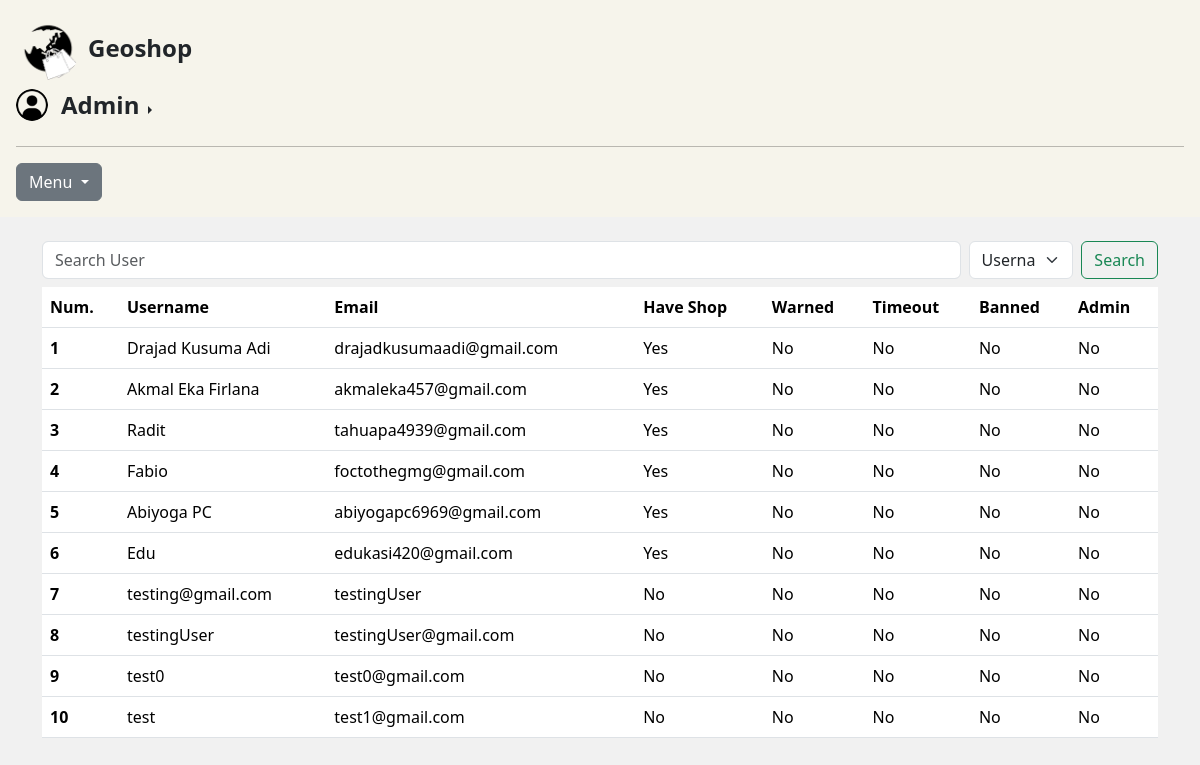
The page /Geoshop1.0/admin/adminUsers.php on the database its author committed.
### tables this page shows
CREATE TABLE `users` (
  `user_id` int NOT NULL,
  `email` varchar(50) NOT NULL,
  `username` varchar(50) NOT NULL,
  `password` varchar(50) NOT NULL,
  `photo` varchar(255) DEFAULT NULL,
  `is_warn` tinyint(1) NOT NULL DEFAULT '0',
  `is_timeout` tinyint(1) NOT NULL DEFAULT '0',
  `timeout_end` date DEFAULT NULL,
  `is_ban` tinyint(1) NOT NULL DEFAULT '0',
  `is_shop` tinyint(1) NOT NULL DEFAULT '0',
  `is_admin` tinyint(1) NOT NULL DEFAULT '0'
);

### Geoshop1.0/admin/adminUsers.php (the view, shortened to what this page needs)
<!DOCTYPE html>
<html lang="en">
<head>
    <link href="https://cdn.jsdelivr.net/npm/bootstrap@5.3.2/dist/css/bootstrap.min.css" rel="stylesheet">
</head>
<body>
    <header>
        <div class="d-flex flex-column flex-shrink-0 p-3" style="width: 100%; background-color: #F6F4EB;">
            <a href="/" class="d-flex align-items-center mb-3 mb-md-0 me-md-auto link-dark text-decoration-none">
                <img src="../images/GeoshopLogo.png" alt="Geoshop Logo" width="64" height="64" class="rounded-circle me-2">
                <span class="fs-4 fw-bold">Geoshop</span>
            </a>
            <div class="d-flex flex-row align-items-center">
                <img src="../profilePicture/blankUser.jpg" width="32" height="32" class="rounded-circle">
                <div class="dropend">
                    <button class="btn bg-transparent dropdown-toggle" type="button" data-bs-toggle="dropdown" aria-expanded="false">
                        <span class="fs-4 fw-bold">Admin</span>
                    </button>
                </div>
            </div>
            <hr>
            <div class="dropdown">
                <button class="btn btn-secondary dropdown-toggle" type="button" id="dropdownMenuButton" data-bs-toggle="dropdown" aria-expanded="false">
                    Menu
                </button>
            </div>
        </div>
    </header>
    <main>
        <div class="container mt-4">
            <form action="" method="GET" class="d-flex">
                <input name="searchValue" class="form-control me-2" type="search" placeholder="Search User" aria-label="Search">
                <div class="d-flex-flex-column me-2">
                    <select name="searchBy" class="form-select" aria-label="Search Category">
                        <option selected value="byUsername">Username</option>
                    </select>
                </div>
                <button class="btn btn-outline-success" type="submit">Search</button>
            </form>
            <?php
            require_once "../php/config.php";
            $sql = "SELECT * FROM users";
            $stmt = $conn->prepare($sql);
            $stmt->execute();
            $result = $stmt->get_result();
            $row = $result->fetch_all(MYSQLI_ASSOC);
            ?>
            <table class="table mt-2">
                <thead>
                    <tr>
                        <th scope="col">Num.</th>
                        <th scope="col">Username</th>
                        <th scope="col">Email</th>
                        <th scope="col">Have Shop</th>
                        <th scope="col">Warned</th>
                        <th scope="col">Timeout</th>
                        <th scope="col">Banned</th>
                        <th scope="col">Admin</th>
                    </tr>
                </thead>
                <tbody>
                    <?php
                    foreach ($row as $key => $value) {
                    ?>
                        <tr>
                            <th scope="row"><?php echo $key + 1; ?></th>
                            <td><?php echo $value['username']; ?></td>
                            <td><?php echo $value['email']; ?></td>
                            <td><?php echo ($value['is_shop'] == 1 ? "Yes" : "No"); ?></td>
                            <td><?php echo ($value['is_warn'] == 1 ? "Yes" : "No"); ?></td>
                            <td><?php echo ($value['is_timeout'] == 1 ? "Yes" : "No"); ?></td>
                            <td><?php echo ($value['is_ban'] == 1 ? "Yes" : "No"); ?></td>
                            <td><?php echo ($value['is_admin'] == 1 ? "Yes" : "No"); ?></td>
                        </tr>
                    <?php
                    }
                    ?>
                </tbody>
            </table>
        </div>
    </main>
</body>
</html>

### Geoshop1.0/admin/adminUsers.php (style rules this page uses)
* { padding: 0; margin: 0; font-family: system-ui, -apple-system, BlinkMacSystemFont, 'Segoe UI', Roboto, Oxygen, Ubuntu, Cantarell, 'Open Sans', 'Helvetica Neue', sans-serif; }
body { background-color: #F1F1F1; color: black; }
a { text-decoration: none; color: black; }

### rows shown on the page
users: username "Drajad Kusuma Adi", email "drajadkusumaadi@gmail.com", is_shop "Yes", is_warn "No", is_timeout "No", is_ban "No", is_admin "No"
users: username "Akmal Eka Firlana", email "akmaleka457@gmail.com", is_shop "Yes", is_warn "No", is_timeout "No", is_ban "No", is_admin "No"
users: username "Radit", email "tahuapa4939@gmail.com", is_shop "Yes", is_warn "No", is_timeout "No", is_ban "No", is_admin "No"
users: username "Fabio", email "foctothegmg@gmail.com", is_shop "Yes", is_warn "No", is_timeout "No", is_ban "No", is_admin "No"
users: username "Abiyoga PC", email "abiyogapc6969@gmail.com", is_shop "Yes", is_warn "No", is_timeout "No", is_ban "No", is_admin "No"
users: username "Edu", email "edukasi420@gmail.com", is_shop "Yes", is_warn "No", is_timeout "No", is_ban "No", is_admin "No"
users: username "testing@gmail.com", email "testingUser", is_shop "No", is_warn "No", is_timeout "No", is_ban "No", is_admin "No"
users: username "testingUser", email "testingUser@gmail.com", is_shop "No", is_warn "No", is_timeout "No", is_ban "No", is_admin "No"
users: username "test0", email "test0@gmail.com", is_shop "No", is_warn "No", is_timeout "No", is_ban "No", is_admin "No"
users: username "test", email "test1@gmail.com", is_shop "No", is_warn "No", is_timeout "No", is_ban "No", is_admin "No"
